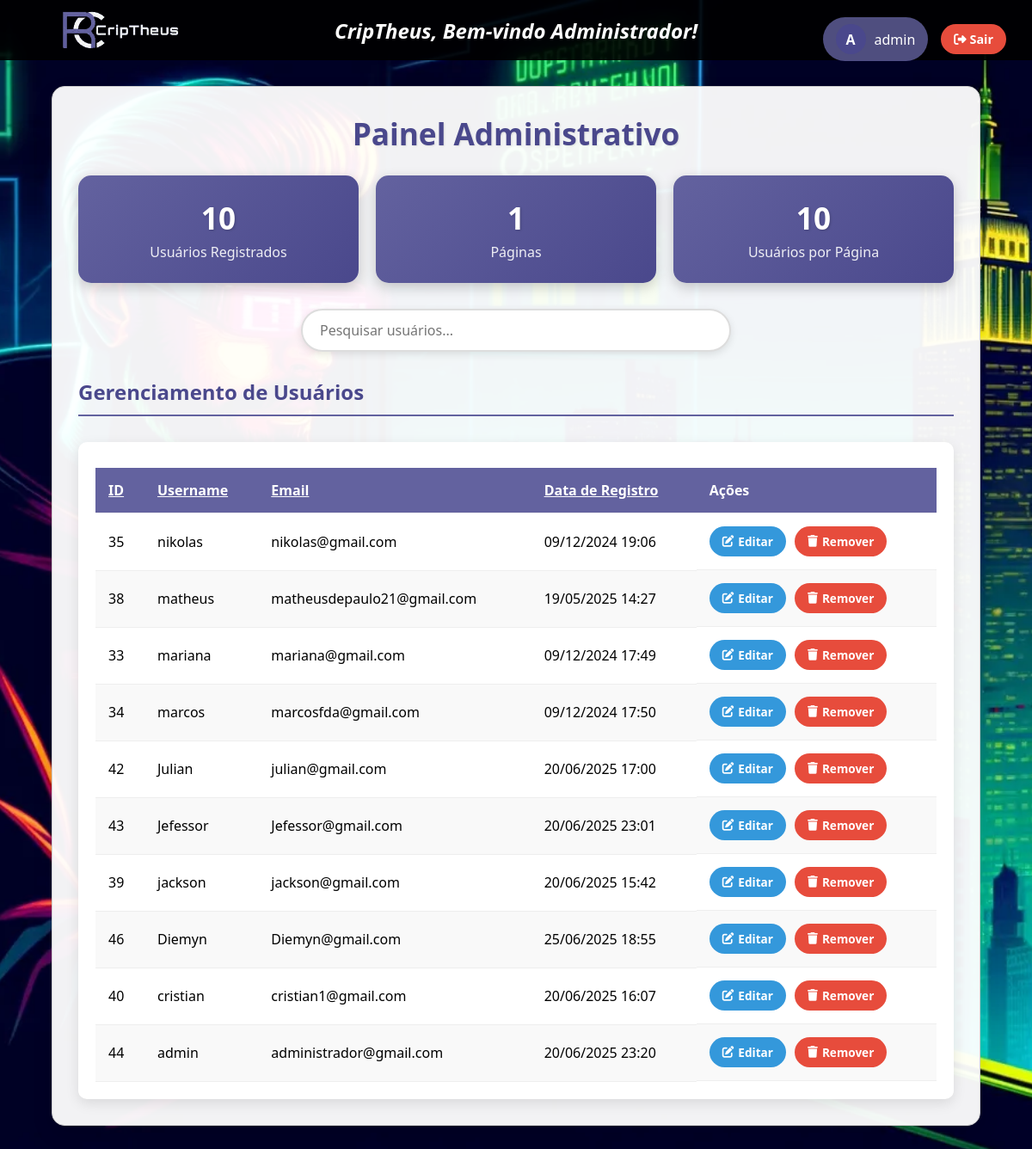
The page /FrontEnd/tela4.php?orderby=username&order=desc&page=1 (signed in) on the database its author committed.
### tables this page shows
CREATE TABLE IF NOT EXISTS usuarios (
    id INT AUTO_INCREMENT PRIMARY KEY,
    username VARCHAR(50) NOT NULL,
    email VARCHAR(100) NOT NULL,
    password VARCHAR(255) NOT NULL,
    is_admin TINYINT(1) NOT NULL DEFAULT 0,
    created_at DATETIME NOT NULL
);

### FrontEnd/tela4.php (the view, shortened to what this page needs)
<?php
include('../BackEnd/conexao.php');
$user = $_SESSION['user'];
$perPage = 10;
$page = isset($_GET['page']) ? (int)$_GET['page'] : 1;
$offset = ($page - 1) * $perPage;
$sqlTotal = "SELECT COUNT(*) as total FROM usuarios";
$stmtTotal = $conn->query($sqlTotal);
$totalUsers = $stmtTotal->fetchColumn();
$totalPages = ceil($totalUsers / $perPage);
$order = isset($_GET['order']) && $_GET['order'] == 'desc' ? 'desc' : 'asc';
$allowedOrderBy = ['id', 'username', 'email', 'created_at'];
$orderBy = isset($_GET['orderby']) && in_array($_GET['orderby'], $allowedOrderBy)
    ? $_GET['orderby']
    : 'username';
$sql = "SELECT * FROM usuarios ORDER BY $orderBy $order LIMIT :offset, :perPage";
$stmt = $conn->prepare($sql);
$stmt->bindValue(':offset', $offset, PDO::PARAM_INT);
$stmt->bindValue(':perPage', $perPage, PDO::PARAM_INT);
$stmt->execute();
?>
<!DOCTYPE html>
<html lang="pt-br">
<head>
    <link rel="stylesheet" href="https://cdnjs.cloudflare.com/ajax/libs/font-awesome/6.4.0/css/all.min.css">
</head>
<body>
     <div class="header-container">
        <img src="/img/logo01.png" alt="Logo CripTheus" class="logo">
        <div class="welcome-message">CripTheus, Bem-vindo Administrador!</div>
    </div>
    <div class="admin-info">
        <div class="user-profile">
            <div class="user-avatar"><?= strtoupper(substr($user['username'], 0, 1)) ?></div>
            <div><?= htmlspecialchars($user['username']) ?></div>
        </div>
        <a href="../FrontEnd/tela1.php" class="logout-btn">
            <i class="fas fa-sign-out-alt"></i> Sair
        </a>
    </div>
    <div class="container">
        <h1>Painel Administrativo</h1>
        <div class="stats-container">
            <div class="stat-card">
                <div class="stat-value"><?= $totalUsers ?></div>
                <div class="stat-label">Usuários Registrados</div>
            </div>
            <div class="stat-card">
                <div class="stat-value"><?= $totalPages ?></div>
                <div class="stat-label">Páginas</div>
            </div>
            <div class="stat-card">
                <div class="stat-value"><?= $perPage ?></div>
                <div class="stat-label">Usuários por Página</div>
            </div>
        </div>
        <div class="search-box">
            <input type="text" id="searchInput" placeholder="Pesquisar usuários...">
        </div>
        <h2 class="section-title">Gerenciamento de Usuários</h2>
        <div class="table-container">
            <table>
                <thead>
                    <tr>
                        <th>
                            <a href="?orderby=id&order=<?= ($orderBy == 'id' && $order == 'asc') ? 'desc' : 'asc' ?>&page=<?= $page ?>" style="color: white;">ID</a>
                        </th>
                        <th>
                            <a href="?orderby=username&order=<?= ($orderBy == 'username' && $order == 'asc') ? 'desc' : 'asc' ?>&page=<?= $page ?>" style="color: white;">Username</a>
                        </th>
                        <th>
                            <a href="?orderby=email&order=<?= ($orderBy == 'email' && $order == 'asc') ? 'desc' : 'asc' ?>&page=<?= $page ?>" style="color: white;">Email</a>
                        </th>
                        <th>
                            <a href="?orderby=created_at&order=<?= ($orderBy == 'created_at' && $order == 'asc') ? 'desc' : 'asc' ?>&page=<?= $page ?>" style="color: white;">Data de Registro</a>
                        </th>
                        <th>Ações</th>
                    </tr>
                </thead>
                <tbody id="userTableBody">
                    <?php while ($row = $stmt->fetch(PDO::FETCH_ASSOC)): ?>
                        <tr>
                            <td><?= $row['id'] ?></td>
                            <td><?= htmlspecialchars($row['username']) ?></td>
                            <td><?= htmlspecialchars($row['email']) ?></td>
                            <td><?= date('d/m/Y H:i', strtotime($row['created_at'])) ?></td>
                            <td class="action-cell">
                                <a href="editar.php?id=<?= $row['id'] ?>" class="btn btn-edit">
                                    <i class="fas fa-edit"></i> Editar
                                </a>
                                <a href="?remove_id=<?= $row['id'] ?>" class="btn btn-delete" onclick="return confirm('Tem certeza que deseja remover este usuário?')">
                                    <i class="fas fa-trash"></i> Remover
                                </a>
                            </td>
                        </tr>
                    <?php endwhile; ?>
                </tbody>
            </table>
        </div>
    </div>
</body>
</html>

### FrontEnd/tela4.php (style rules this page uses)
* { margin: 0; padding: 0; box-sizing: border-box; font-family: 'Segoe UI', Tahoma, Geneva, Verdana, sans-serif; }
body, html { height: 100%; background-image: url('/img/fundo12.webp'); background-size: cover; background-position: center; background-attachment: fixed; position: relative; overflow-x: hidden; }
.header-container { background-color: rgba(0, 0, 0, 0.9); width: 100%; position: fixed; top: 0; z-index: 1000; display: flex; align-items: center; padding: 10px 30px; height: 70px; }
.logo { width: 180px; position: absolute; left: 50px; top: -55px; display: block; z-index: 2; }
.welcome-message { color: white; font-size: 24px; font-weight: bold; font-style: italic; margin: 0 auto; text-align: center; flex-grow: 1; }
.container { background-color: rgba(255, 255, 255, 0.95); border: 1px solid #ccc; border-radius: 15px; box-shadow: 0 10px 25px rgba(0, 0, 0, 0.1); padding: 30px; margin: 150px auto 50px; width: 90%; max-width: 1200px; text-align: center; position: relative; margin-top: 100px; }
.admin-info { position: fixed; top: 20px; right: 30px; display: flex; align-items: center; gap: 15px; color: white; z-index: 1001; }
.user-profile { display: flex; align-items: center; gap: 10px; background-color: rgba(99, 98, 159, 0.8); padding: 8px 15px; border-radius: 30px; }
.user-avatar { width: 35px; height: 35px; border-radius: 50%; background-color: #4a488c; display: flex; align-items: center; justify-content: center; font-weight: bold; color: white; }
.logout-btn { background-color: #e74c3c; color: white; padding: 8px 15px; border: none; border-radius: 30px; cursor: pointer; font-size: 0.9rem; transition: background-color 0.3s; text-decoration: none; font-weight: bold; }
h1 { color: #4a488c; margin-bottom: 25px; font-size: 2.2rem; text-shadow: 1px 1px 2px rgba(0,0,0,0.1); }
.stats-container { display: grid; grid-template-columns: repeat(auto-fit, minmax(200px, 1fr)); gap: 20px; margin-bottom: 30px; }
.stat-card { background: linear-gradient(135deg, #63629f, #4a488c); border-radius: 15px; padding: 25px 15px; text-align: center; color: white; box-shadow: 0 5px 15px rgba(0, 0, 0, 0.2); transition: transform 0.3s; }
.stat-value { font-size: 2.2rem; font-weight: 700; margin-bottom: 5px; text-shadow: 1px 1px 3px rgba(0,0,0,0.2); }
.stat-label { font-size: 1rem; opacity: 0.9; }
.table-container { margin-top: 30px; overflow-x: auto; background-color: white; border-radius: 10px; padding: 20px; box-shadow: 0 5px 15px rgba(0, 0, 0, 0.1); }
table { width: 100%; border-collapse: collapse; margin-top: 10px; }
th, td { padding: 15px; text-align: left; border-bottom: 1px solid #eee; }
th { background-color: #63629f; color: white; font-weight: 600; position: sticky; top: 0; }
tr:nth-child(even) { background-color: #f9f9f9; }
.action-cell { display: flex; gap: 10px; }
.btn { padding: 8px 15px; border-radius: 30px; border: none; cursor: pointer; font-size: 0.85rem; transition: all 0.2s; display: inline-flex; align-items: center; gap: 5px; text-decoration: none; font-weight: bold; }
.btn-edit { background-color: #3498db; color: white; }
.btn-delete { background-color: #e74c3c; color: white; }
.search-box { margin-bottom: 25px; display: flex; justify-content: center; }
.search-box input { padding: 12px 20px; border: 2px solid #ddd; border-radius: 30px; width: 100%; max-width: 500px; font-size: 1rem; box-shadow: 0 3px 10px rgba(0,0,0,0.1); transition: all 0.3s; }
.section-title { color: #4a488c; margin: 30px 0 15px; font-size: 1.5rem; text-align: left; border-bottom: 2px solid #63629f; padding-bottom: 10px; }

### rows shown on the page
usuarios: id "35", username "nikolas", email "nikolas@gmail.com", created_at "09/12/2024 19:06"
usuarios: id "38", username "matheus", email "matheusdepaulo21@gmail.com", created_at "19/05/2025 14:27"
usuarios: id "33", username "mariana", email "mariana@gmail.com", created_at "09/12/2024 17:49"
usuarios: id "34", username "marcos", email "marcosfda@gmail.com", created_at "09/12/2024 17:50"
usuarios: id "42", username "Julian", email "julian@gmail.com", created_at "20/06/2025 17:00"
usuarios: id "43", username "Jefessor", email "Jefessor@gmail.com", created_at "20/06/2025 23:01"
usuarios: id "39", username "jackson", email "jackson@gmail.com", created_at "20/06/2025 15:42"
usuarios: id "46", username "Diemyn", email "Diemyn@gmail.com", created_at "25/06/2025 18:55"
usuarios: id "40", username "cristian", email "cristian1@gmail.com", created_at "20/06/2025 16:07"
usuarios: id "44", username "admin", email "administrador@gmail.com", created_at "20/06/2025 23:20"

### other values the page prints
substr($user['username'], 0, 1) "A"
$user['username'] "admin"
$totalUsers "10"
$totalPages "1"
$perPage "10"
